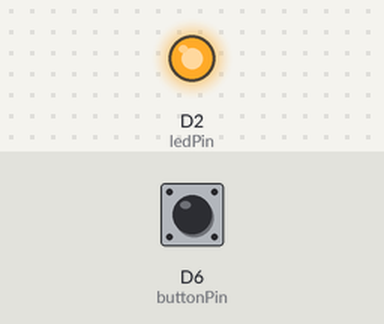
Simulated run of this sketch. Board: ESP8266 (NodeMCU). On the bench: output pins drawn as LEDs (lit = HIGH). Inputs (shaded band) come from the test bench; at power-on: D6 (buttonPin) LOW.

Above: at 1.2 s.
1.3 s: D6 (buttonPin) pulled HIGH for 0.15 s
At 1.7 s:
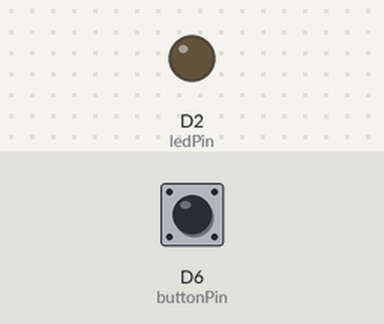
2.9 s: D6 (buttonPin) pulled HIGH for 1 s
At 4.1 s:
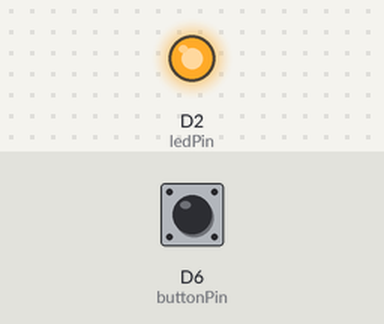
5.4 s: D6 (buttonPin) pulled HIGH for 3.2 s
At 6.0 s:
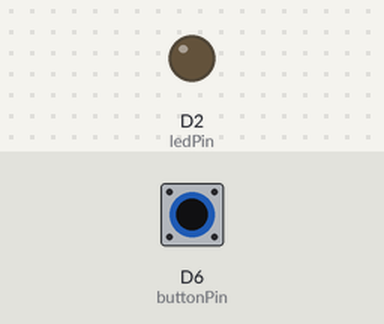
Timing chart, 0 to 8.4 s (numbered marks = the images above; inputs shaded):
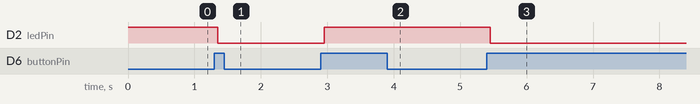

The sketch:

Debounce_ET_Board.ino
```cpp
/******************************************************************************************
 * FileName     : Debounce_ET_Board.ino
 * Description  : 버튼 상태에 따라 LED 켜고 끄기
 * Hardware     : ETBoard(이티보드, ESP32 등록 공식 Arduino Board)
 * Author       : 한국공학기술연구원(KETRI)
 * Created Date : 2022.04.21
 * Reference    :
 * Modified     : 2022.04.21 : LEH : 헤더 수정, 소스 크린징
******************************************************************************************/


const int buttonPin = D6;              // 빨강 버튼 : D6
const int ledPin = D2;                 // 빨강 LED : D2

                                       // Variables will change:
int ledState = HIGH;                   // 출력(빨강 LED) 현재 상태
int buttonState;                       // 입력(빨강 버튼) 현재 상태
int lastButtonState = LOW;             // 입력(빨강 버튼) 이전 상태

unsigned long lastDebounceTime = 0;    // 현재시간값을 가져와서 저장할 변수. 자료형은 같은형으로 맞춤
unsigned long debounceDelay = 50;      // 안정된 상태가 될 때까지 기다리는 시간 1ms

void setup() {
  pinMode(buttonPin, INPUT);           // 버튼 입력모드 설정
  pinMode(ledPin, OUTPUT);             // LED 출력모드 설정

  digitalWrite(ledPin, ledState);      // ledState에 따라 LED를 켜고 끔
}


void loop() {
  int reading = digitalRead(buttonPin);// 버튼 상태를 읽어 reading 변수에 저장


  if (reading != lastButtonState) {    // 누르기로 버튼 상태가 변경되면

    lastDebounceTime = millis();       // debouncing timer를 재설정
    }


    if ((millis() - lastDebounceTime) > debounceDelay) {
      // 읽은 값이 무엇이든 debounce 지연보다 오래 있었으면


    if (reading != buttonState) {      // 버튼 상태가 바뀌면
      buttonState = reading;           // 버튼 상태를 저장


      if (buttonState == HIGH) {       // 새로운 버튼 상태가 HIGH면
        ledState = !ledState;          // LED 상태를 바꿈
      }
    }
  }
                                       // set the LED:
  digitalWrite(ledPin, ledState);      // ledState에 저장된 값으로 LED를 on/off


  lastButtonState = reading;
  // reading변수의 값을 lastButtonState (다음 loop에서 사용)에 저장
}

//==========================================================================================
//
// (주)한국공학기술연구원 http://et.ketri.re.kr
//
//==========================================================================================
```

Measured:
- after the input at 1.3 s, D2 (ledPin): HIGH → LOW after 0.05 s
- after the input at 2.9 s, D2 (ledPin): LOW → HIGH after 0.05 s
- after the input at 5.4 s, D2 (ledPin): HIGH → LOW after 0.05 s
